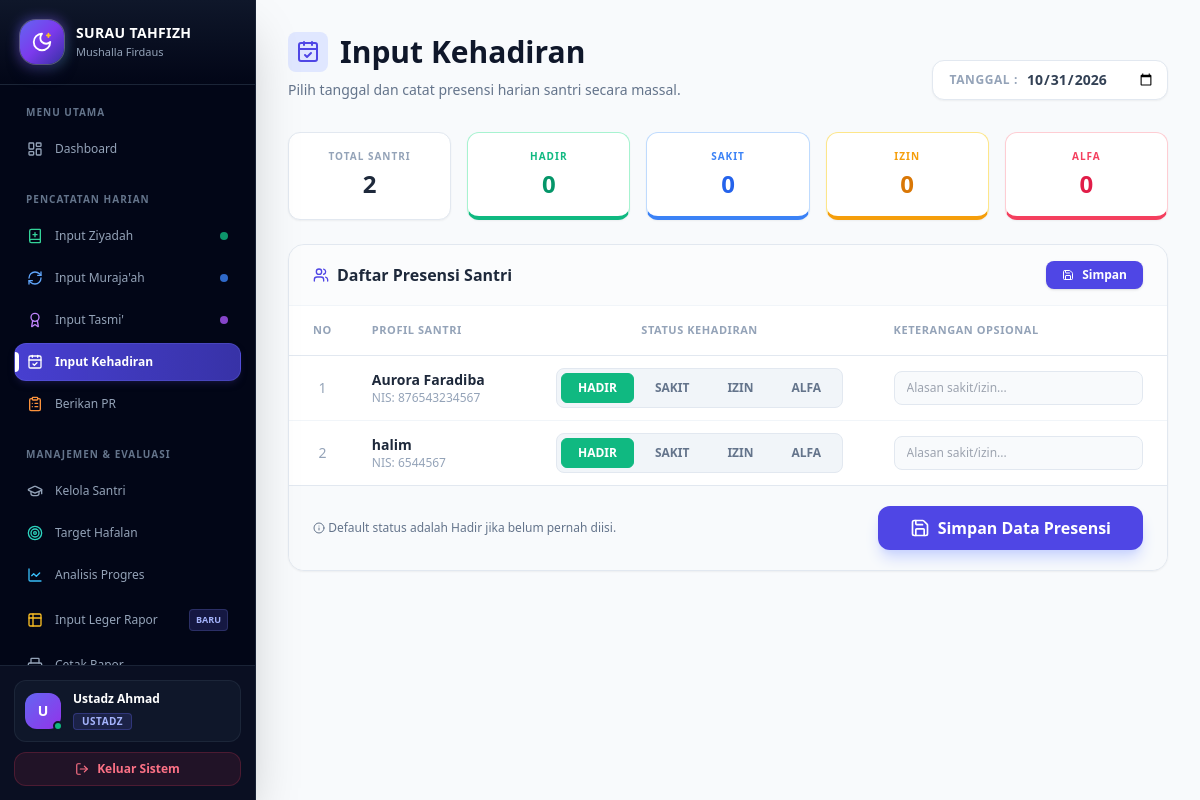
/input_kehadiran.php (signed in), run on the app's committed database.
### tables this page shows
CREATE TABLE `santri` (
  `id` int(11) NOT NULL,
  `nama` varchar(100) NOT NULL,
  `nis` varchar(20) DEFAULT NULL,
  `jenis_kelamin` enum('L','P') NOT NULL,
  `tanggal_lahir` date DEFAULT NULL,
  `alamat` text DEFAULT NULL,
  `nama_ortu` varchar(100) DEFAULT NULL,
  `no_hp_ortu` varchar(20) DEFAULT NULL,
  `id_user_ortu` int(11) DEFAULT NULL,
  `id_halaqah` int(11) DEFAULT NULL,
  `id_ustadz` int(11) DEFAULT NULL,
  `created_at` timestamp NULL DEFAULT current_timestamp()
);

### input_kehadiran.php (the view, shortened to what this page needs)
<?php
require 'config/database.php';
$tanggal = $_GET['tanggal'] ?? date('Y-m-d');
$santri_list = mysqli_fetch_all(mysqli_query($conn, "SELECT id, nama, nis FROM santri ORDER BY nama ASC"), MYSQLI_ASSOC);
$absensi_hari_ini = [];
$statistik = ['H' => 0, 'S' => 0, 'I' => 0, 'A' => 0, 'Belum' => count($santri_list)];
?>
<!DOCTYPE html>
<html lang="id">
<head>
    <script src="https://cdn.tailwindcss.com"></script>
</head>
<body class="bg-slate-50 font-sans text-slate-800">
<?php include 'includes/sidebar.php'; ?>
<div class="ml-64 p-8">
    <div class="flex justify-between items-end mb-8">
        <div>
            <h1 class="text-3xl font-bold text-slate-900 flex items-center gap-3">
                <div class="p-2 bg-indigo-100 rounded-lg"><i data-lucide="calendar-check" class="w-6 h-6 text-indigo-600"></i></div>
                Input Kehadiran
            </h1>
            <p class="text-sm text-slate-500 mt-2">Pilih tanggal dan catat presensi harian santri secara massal.</p>
        </div>
        <form method="GET" class="bg-white border border-slate-200 px-3 py-2 rounded-xl shadow-sm flex items-center gap-2">
            <label class="text-xs font-bold text-slate-400 uppercase tracking-wider pl-1">Tanggal :</label>
            <input type="date" name="tanggal" value="<?= $tanggal ?>" onchange="this.form.submit()"
                class="bg-transparent text-sm font-semibold text-slate-700 outline-none cursor-pointer">
        </form>
    </div>
    <?php if (empty($santri_list)): ?>
        <div class="bg-amber-50 border-l-4 border-amber-500 text-amber-800 p-4 rounded-xl mb-6 text-sm flex items-center gap-2">
            <i data-lucide="alert-triangle" class="w-5 h-5"></i>
            Belum ada data santri. Silakan tambahkan santri di menu <b>Kelola Santri</b> terlebih dahulu.
        </div>
    <?php else: ?>
    <div class="grid grid-cols-2 md:grid-cols-5 gap-4 mb-6">
        <div class="bg-white border border-slate-200 rounded-xl p-4 shadow-sm text-center">
            <p class="text-[10px] font-bold text-slate-400 uppercase tracking-widest mb-1">Total Santri</p>
            <p class="text-2xl font-black text-slate-800"><?= count($santri_list) ?></p>
        </div>
        <div class="bg-white border border-emerald-200 border-b-4 border-b-emerald-500 rounded-xl p-4 shadow-sm text-center">
            <p class="text-[10px] font-bold text-emerald-500 uppercase tracking-widest mb-1">Hadir</p>
            <p class="text-2xl font-black text-emerald-600"><?= $statistik['H'] ?></p>
        </div>
        <div class="bg-white border border-blue-200 border-b-4 border-b-blue-500 rounded-xl p-4 shadow-sm text-center">
            <p class="text-[10px] font-bold text-blue-500 uppercase tracking-widest mb-1">Sakit</p>
            <p class="text-2xl font-black text-blue-600"><?= $statistik['S'] ?></p>
        </div>
        <div class="bg-white border border-amber-200 border-b-4 border-b-amber-500 rounded-xl p-4 shadow-sm text-center">
            <p class="text-[10px] font-bold text-amber-500 uppercase tracking-widest mb-1">Izin</p>
            <p class="text-2xl font-black text-amber-600"><?= $statistik['I'] ?></p>
        </div>
        <div class="bg-white border border-rose-200 border-b-4 border-b-rose-500 rounded-xl p-4 shadow-sm text-center">
            <p class="text-[10px] font-bold text-rose-500 uppercase tracking-widest mb-1">Alfa</p>
            <p class="text-2xl font-black text-rose-600"><?= $statistik['A'] ?></p>
        </div>
    </div>
    <form method="POST" class="bg-white border border-slate-200 rounded-2xl shadow-sm overflow-hidden mb-10">
        <div class="px-6 py-4 border-b border-slate-100 bg-slate-50/50 flex justify-between items-center">
            <h3 class="text-base font-semibold text-slate-800 flex items-center gap-2">
                <i data-lucide="users" class="w-4 h-4 text-indigo-600"></i> Daftar Presensi Santri
            </h3>
            <button type="submit" class="bg-indigo-600 hover:bg-indigo-700 text-white font-semibold py-1.5 px-4 rounded-lg transition shadow flex items-center gap-2 text-xs">
                <i data-lucide="save" class="w-3 h-3"></i> Simpan
            </button>
        </div>
        <div class="overflow-x-auto">
            <table class="w-full text-left">
                <thead class="bg-white text-slate-400 text-[11px] uppercase tracking-wider border-b border-slate-200">
                    <tr>
                        <th class="py-4 px-6 font-semibold w-10 text-center">No</th>
                        <th class="py-4 px-4 font-semibold">Profil Santri</th>
                        <th class="py-4 px-4 font-semibold text-center w-[340px]">Status Kehadiran</th>
                        <th class="py-4 px-6 font-semibold">Keterangan Opsional</th>
                    </tr>
                </thead>
                <tbody class="text-sm divide-y divide-slate-100">
                    <?php
                    $opsi_status = ['Hadir', 'Sakit', 'Izin', 'Alfa'];
                    foreach ($santri_list as $index => $s):
                        $keterangan_aktif = $absensi_hari_ini[$s['id']]['keterangan'] ?? '';
                    ?>
                    <tr class="hover:bg-slate-50 transition group">
                        <td class="py-3 px-6 text-slate-400 font-medium text-center"><?= $index + 1 ?></td>
                        <td class="py-3 px-4">
                            <p class="font-bold text-slate-800"><?= htmlspecialchars($s['nama']) ?></p>
                            <p class="text-xs text-slate-400">NIS: <?= htmlspecialchars($s['nis'] ?? '-') ?></p>
                        </td>
                        <td class="py-3 px-4">
                            <div class="flex items-center justify-center gap-1 bg-slate-100 p-1 rounded-lg border border-slate-200 w-max mx-auto">
                                <?php foreach ($opsi_status as $st):
                                ?>
                                <label class="status-radio cursor-pointer">
                                    <div class="px-4 py-1.5 rounded-md text-xs font-bold text-slate-500 transition-colors border border-transparent">
                                        <?= strtoupper($st) ?>
                                    </div>
                                </label>
                                <?php endforeach; ?>
                            </div>
                        </td>
                        <td class="py-3 px-6">
                            <input type="text" name="keterangan[<?= $s['id'] ?>]"
                                value="<?= htmlspecialchars($keterangan_aktif) ?>"
                                class="w-full px-3 py-2 bg-slate-50 border border-slate-200 rounded-lg text-xs focus:bg-white focus:ring-2 focus:ring-indigo-500 focus:border-indigo-500 outline-none transition group-hover:border-slate-300"
                                placeholder="Alasan sakit/izin...">
                        </td>
                    </tr>
                    <?php endforeach; ?>
                </tbody>
            </table>
        </div>
        <div class="px-6 py-5 bg-slate-50 border-t border-slate-200 flex justify-between items-center">
            <p class="text-xs text-slate-500 font-medium"><i data-lucide="info" class="w-3 h-3 inline"></i> Default status adalah Hadir jika belum pernah diisi.</p>
            <button type="submit" class="bg-indigo-600 hover:bg-indigo-700 text-white font-semibold py-2.5 px-8 rounded-xl transition shadow-lg shadow-indigo-200 flex items-center gap-2 focus:ring-4 focus:ring-indigo-100">
                <i data-lucide="save" class="w-5 h-5"></i> Simpan Data Presensi
            </button>
        </div>
    </form>
    <?php endif; ?>
</div>
</body>
</html>

### input_kehadiran.php (style rules this page uses)
body { font-family: 'Inter', sans-serif; }
.status-radio input[value^="H"]:checked + div { background-color: #10b981; color: white; border-color: #10b981; }

### data on the page
santri: nama "Aurora Faradiba", nis "876543234567", st "HADIR", st "SAKIT", st "IZIN", st "ALFA"
santri: nama "halim", nis "6544567", st "HADIR", st "SAKIT", st "IZIN", st "ALFA"

### other printed values
substr($nama, 0, 1) "U"
$nama "Ustadz Ahmad"
$label_role "USTADZ"
count($santri_list) "2"
$statistik['H'] "0"
$statistik['S'] "0"
$statistik['I'] "0"
$statistik['A'] "0"
